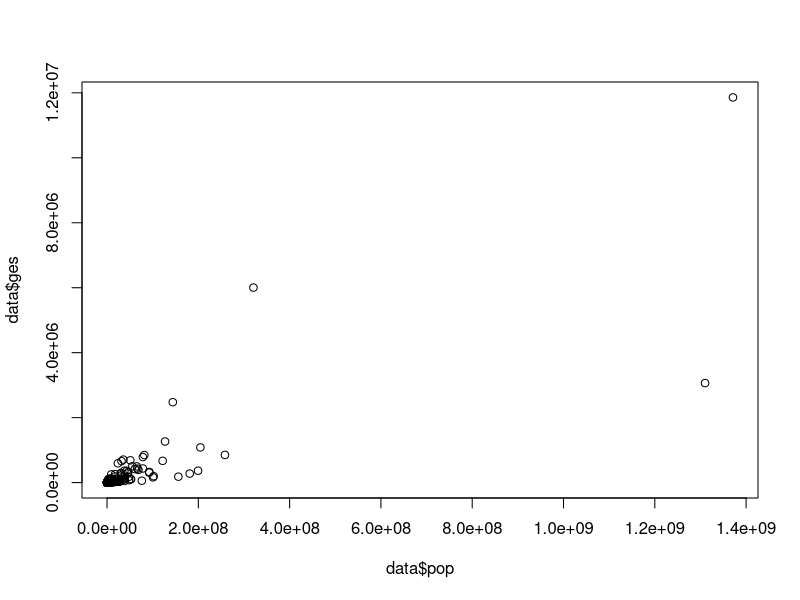
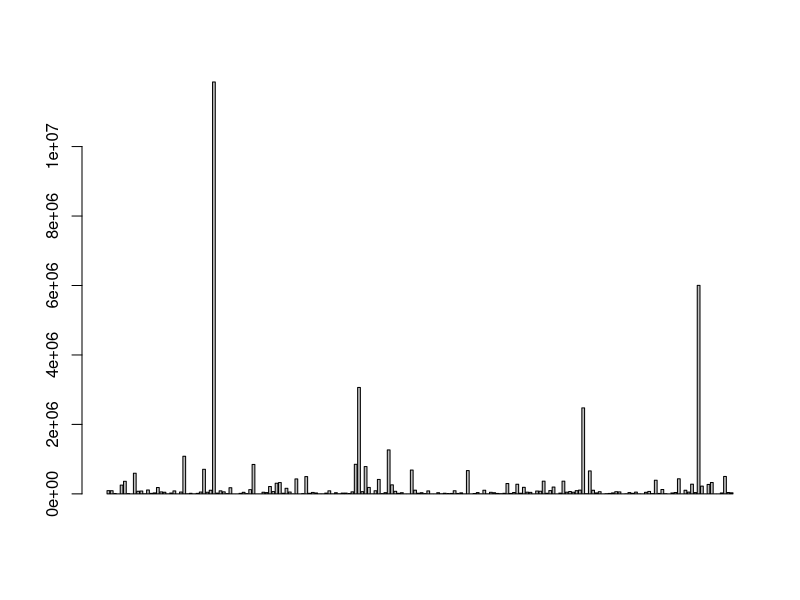
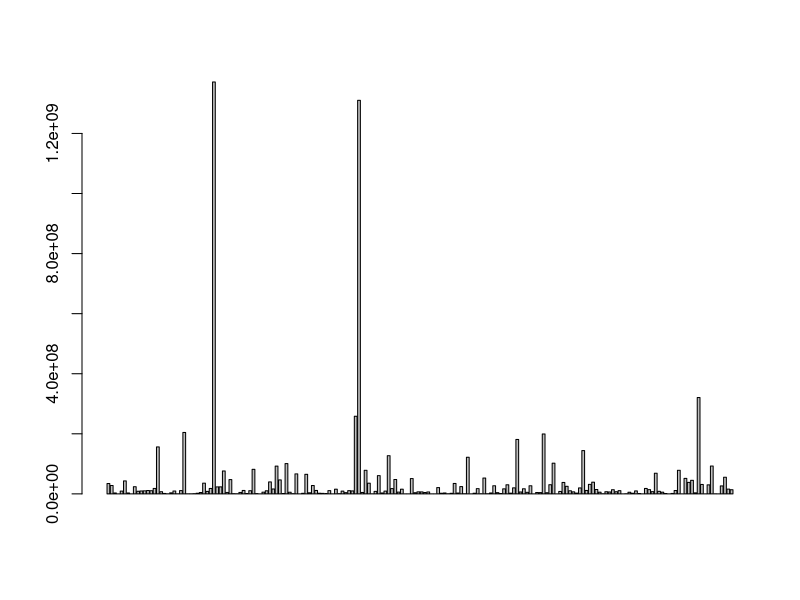
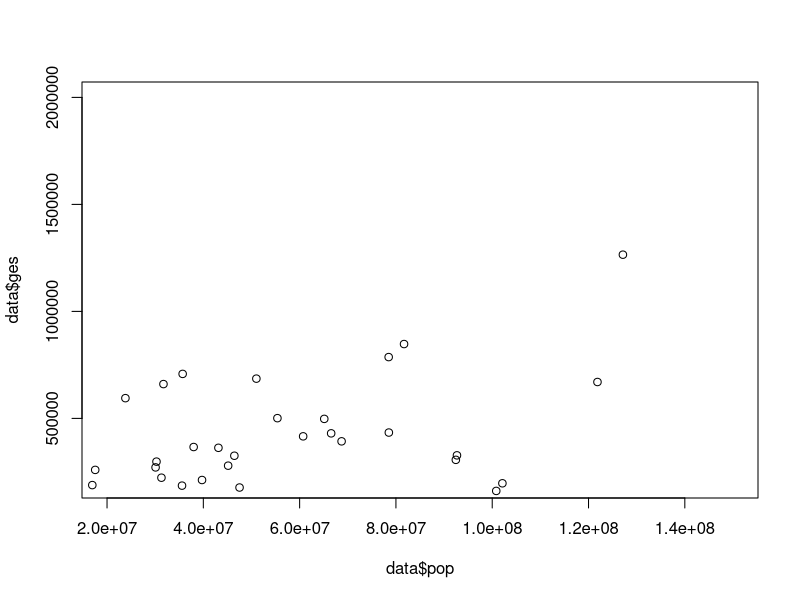

Write R code to recreate these figures, in order.
## ---- chunk 1
knitr::opts_chunk$set(echo = TRUE)
## ---- chunk 2
pop <- read.csv("data/POPU.csv")
pop <- pop [pop$Series.Code =="SP.POP.TOTL", c(4,20)]
pop$X2015..YR2015. <- as.integer(pop$X2015..YR2015.)
pop <- pop[ !is.na(pop$X2015..YR2015.),]
ges <- read.csv("data/GES.csv", skip = 4)
ges <-  ges [, c("Country.Code", "X2015")]
ges <- ges [!is.na(ges$X2015),]
data <-  merge(ges, pop, by = "Country.Code")
names(data) <- c("code", "ges", "pop")
write.csv(data, "data/popges2015.csv")
## ---- chunk 3
plot(data$pop, data$ges)
text(data$pop,data$ges,
     labels = row.names(data$code),
     cex = 0.6, pos = 4, col = "red")
## ---- chunk 4
barplot(data$ges)
table(data$ges >  2* 10^6)
barplot(data$pop)
table(data$pop > 3* 10^8)
plot(data$pop, data$ges, 
       xlim = c(2*10^7,1.5*10^8), ylim = c(2*10^5, 2 * 10^6))
